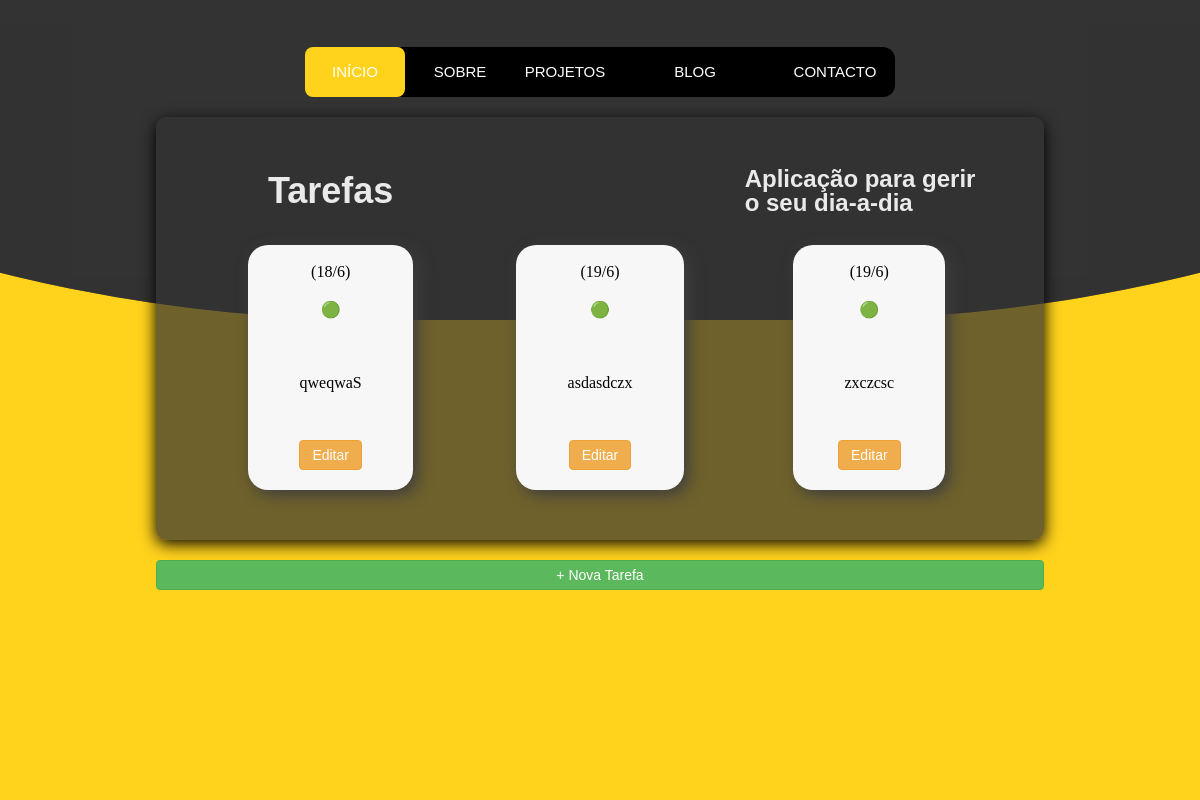
The app's page /home_tarefa, older data.
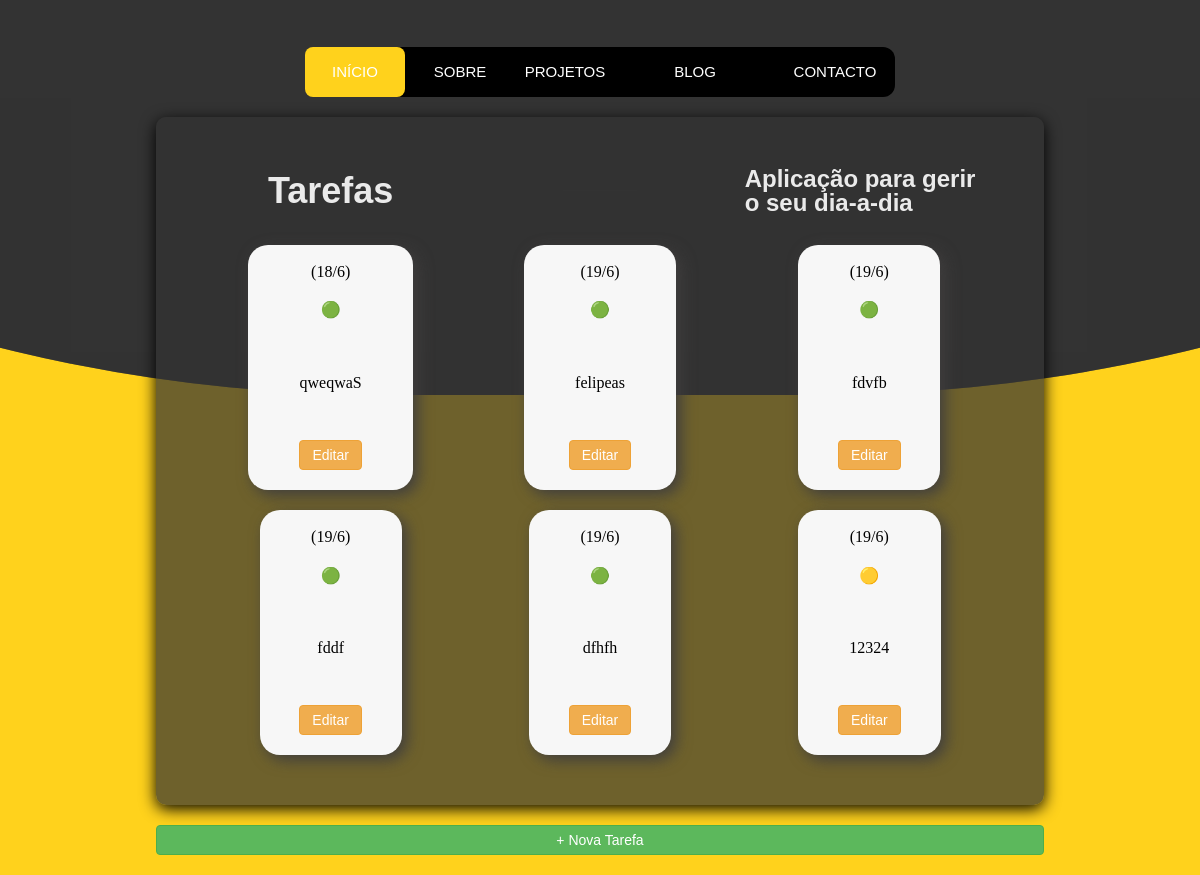
The same page, newer data.
### portifolio/models.py (models this page shows, shortened)
class Tarefa(models.Model):
    titulo = models.CharField(max_length=30)
    prioridade = models.IntegerField(default=1)
    concluida = models.BooleanField(default=False)
    criado = models.DateTimeField(auto_now_add=True)

### portifolio/views.py (the view)
# urls.py: path('home_tarefa', views.home_tarefa, name='home_tarefa'),
def home_tarefa(request):
    topicos = ['HTML', 'Java', 'Kotlin', 'Python', 'Django', 'JavaScript', 'CSS']
    context = {
        'topicos': topicos,
        'tarefas': Tarefa.objects.all()
    }
    return render(request, 'portfolio/tarefas/home_tarefa.html', context)

### portifolio/templates/portfolio/tarefas/home_tarefa.html
{% extends 'portfolio/base/layout_base.html' %}
{% block link %}
    {% load static %}
    <link rel="stylesheet" href="{% static 'portfolio/css/tarefas/home_tarefa.css' %}">
{% endblock %}
{% block main %}
    <section class="hero_tarefa">
        <div class="content_tarefa">
            <div class="bloco_tarefa">
                <h1>Tarefas</h1>
                <hr>
                <h2>Aplicação para gerir o seu dia-a-dia</h2>
                {% for tarefa in tarefas %}
                    <div class="cards_tarefa  {{ tarefa.id }}">
                        <div class="title_tarefa">
                            <span class="info">
                                <p>({{ tarefa.criado.day }}/{{ tarefa.criado.month }})</p>
                                {% if tarefa.prioridade == 1 %}
                                    <p>🟢</p>
                                {% elif tarefa.prioridade == 2 %}
                                    <p>🟡</p>
                                {% else %}
                                    <p>🔴</p>
                                {% endif %}
                            </span>
                            {% if tarefa.concluido == True %}
                                <del>{{ tarefa.titulo }}</del>
                            {% else %}
                                <p>{{ tarefa.titulo }}</p>
                            {% endif %}
                        </div>
                        <div class="button-yellow_tarefa">
                            <a href="{% url 'portifolio:edita_tarefa' tarefa.id %}"
                               class="btn btn-warning btn-sm">
                                Editar
                            </a>
                        </div>
                    </div>
                {% endfor %}
            </div>
            <a href="{% url 'portifolio:nova_tarefa' %}" class="btn btn-success btn-block">+ Nova Tarefa</a>
        </div>
    </section>
{% endblock %}

Row changes from the older to the newer data that the page shows:
removed Tarefa: criado.day "19", criado.month "6", titulo "zxczcsc"
changed Tarefa: titulo "asdasdczx" → "felipeas"
added Tarefa: criado.day "19", criado.month "6", titulo "fdvfb"
added Tarefa: criado.day "19", criado.month "6", titulo "fddf"
added Tarefa: criado.day "19", criado.month "6", titulo "dfhfh"
added Tarefa: criado.day "19", criado.month "6", titulo "12324"
